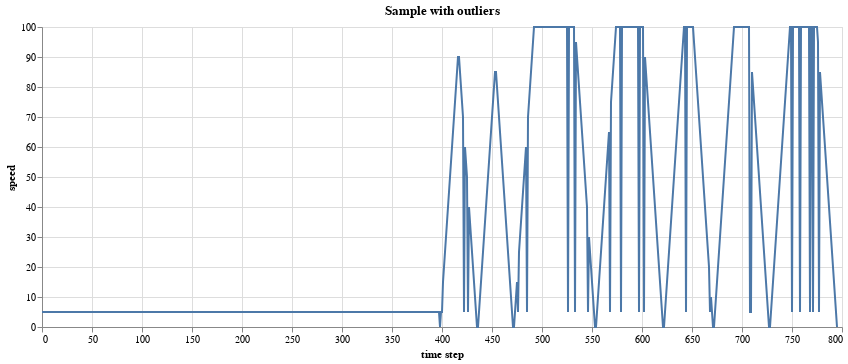

The notebook cell this image was saved under:
### Markdown cell above
## Train sample with outliers

When the data contains no outliers, Sequential models won't have advantages over traditional ML models.
Real sensor data, however, always have outliers of some sorts. In our case we are going to introduce outliers in train segments at a random point in time, with a given probability. The **outlier speed is the same as for walk segment (5km/h)**, so that it would be indistinguishable given a single observation.

### Code cell
sample = generate_sample(outlier_prob=0.05)
fig = sample.get_figure()
fig.properties(title="Sample with outliers", width=800)

### Figure 1 — Vega-Lite specification as saved in the notebook (floating-point values rounded to 4 significant figures; data arrays with more than 128 entries replaced by an {"elided": "..."} marker saying what was removed)
{"config": {"view": {"continuousWidth": 400, "continuousHeight": 300}}, "data": {"name": "data-c8b0b6d49b4f5464def63cf8e64d4413"}, "mark": "line", "encoding": {"x": {"type": "quantitative", "field": "time step"}, "y": {"type": "quantitative", "field": "speed"}}, "title": "Sample with outliers", "width": 800, "$schema": "https://vega.github.io/schema/vega-lite/v4.8.1.json", "datasets": {"data-c8b0b6d49b4f5464def63cf8e64d4413": {"elided": "796 records"}}}
